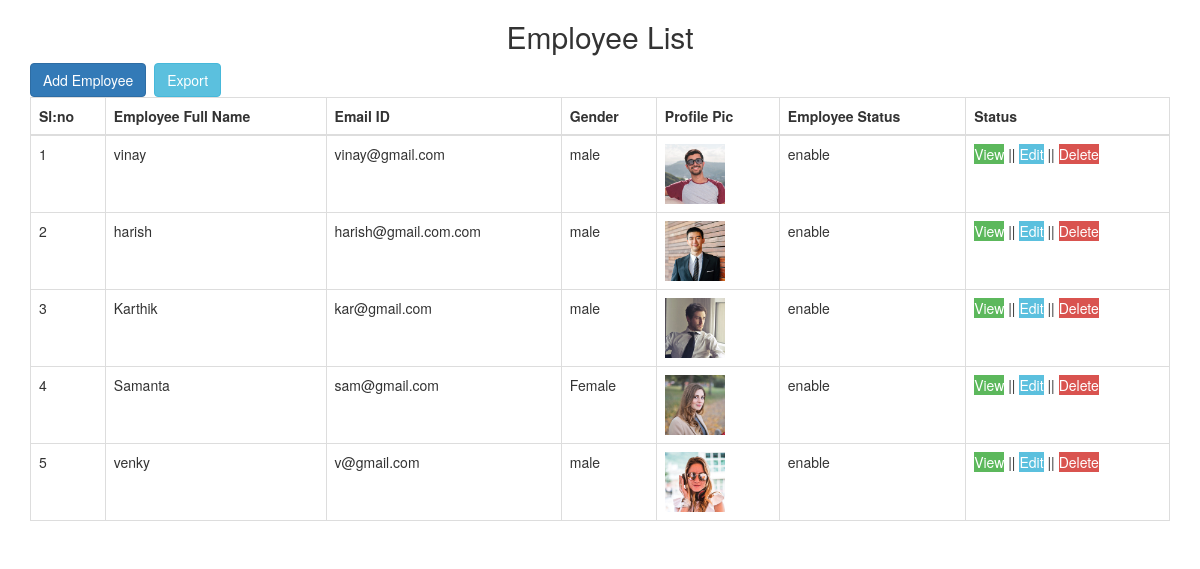
The page / on the database its author committed.
### empapp/models.py (models this page shows)
class Employee(models.Model):
    Gender_status=(('male','Male'),('Female','Female'))
    employee_status=(('enable','Enable'),('disable','Desable'))
    employee_fullname=models.CharField(max_length=100)
    email_id=models.EmailField()
    gender=models.CharField(max_length=10,choices=Gender_status,default='Male')
    Profile_Pic=models.ImageField(upload_to='images/')
    employee_status=models.CharField(max_length=10,choices=employee_status,default='Male')

### empapp/views.py (the view)
# urls.py: path('',views.Employee_list_view.as_view()),
class Employee_list_view(ListView):
    model = Employee

### templates/empapp/employee_list.html (shortened to what this page needs)
<!DOCTYPE html>
{%load staticfiles%}
<html lang="en" dir="ltr">
  <head>
 <link rel="stylesheet" href="https://maxcdn.bootstrapcdn.com/bootstrap/3.4.0/css/bootstrap.min.css">
  </head>
  <body>
    <div class="container">
      <h2 align='center'>Employee List</h2>
      <table class="table table-bordered">
        <thead>
          <tr>
            <th>Sl:no</th>
            <th>Employee Full Name </th>
            <th>Email ID </th>
            <th>Gender</th>
            <th>Profile Pic</th>
            <th>Employee Status </th>
            <th>Status</th>
          </tr>
          <div class="btn btn-primary btn lg" align='right'>
            <a href="/create" style='color:white; text-align:right;'>Add Employee</a>
          </div>&nbsp
          <div class="btn btn-info btn lg" align='right'>
            <a href="/csv" style='color:white; text-align:right;'>Export</a>
          </div>
        </thead>
        <tbody>
          {% for list in employee_list%}
          <tr>
            <td>{{ forloop.counter }}</td>
            <td>{{list.employee_fullname}}</td>
            <td>{{list.email_id}}</td>
            <td>{{list.gender}}</td>
            <td><img src="{{ list.Profile_Pic.url }}" alt="" width='60px' height='60px'></td>
            <td>{{list.employee_status}}</td>
            <td><a href="/details/{{list.id}}" class='brn btn-success btn-md'>View</a> || <a href="/update/{{list.id}}" class='brn btn-info btn-md'>Edit</a> || <a href="/delete/{{list.id}}" class='brn btn-danger btn-md'  onclick="confirm('Do you want to delete')">Delete</a> </td>
          </tr>
          {%endfor%}
        </tbody>
      </table>
    </div>
  </body>
</html>

### rows shown on the page
Employee: employee_fullname "vinay", email_id "vinay@gmail.com", gender "male", Profile_Pic (picture), employee_status "enable"
Employee: employee_fullname "harish", email_id "harish@gmail.com.com", gender "male", Profile_Pic (picture), employee_status "enable"
Employee: employee_fullname "Karthik", email_id "kar@gmail.com", gender "male", Profile_Pic (picture), employee_status "enable"
Employee: employee_fullname "Samanta", email_id "sam@gmail.com", gender "Female", Profile_Pic (picture), employee_status "enable"
Employee: employee_fullname "venky", email_id "v@gmail.com", gender "male", Profile_Pic (picture), employee_status "enable"
